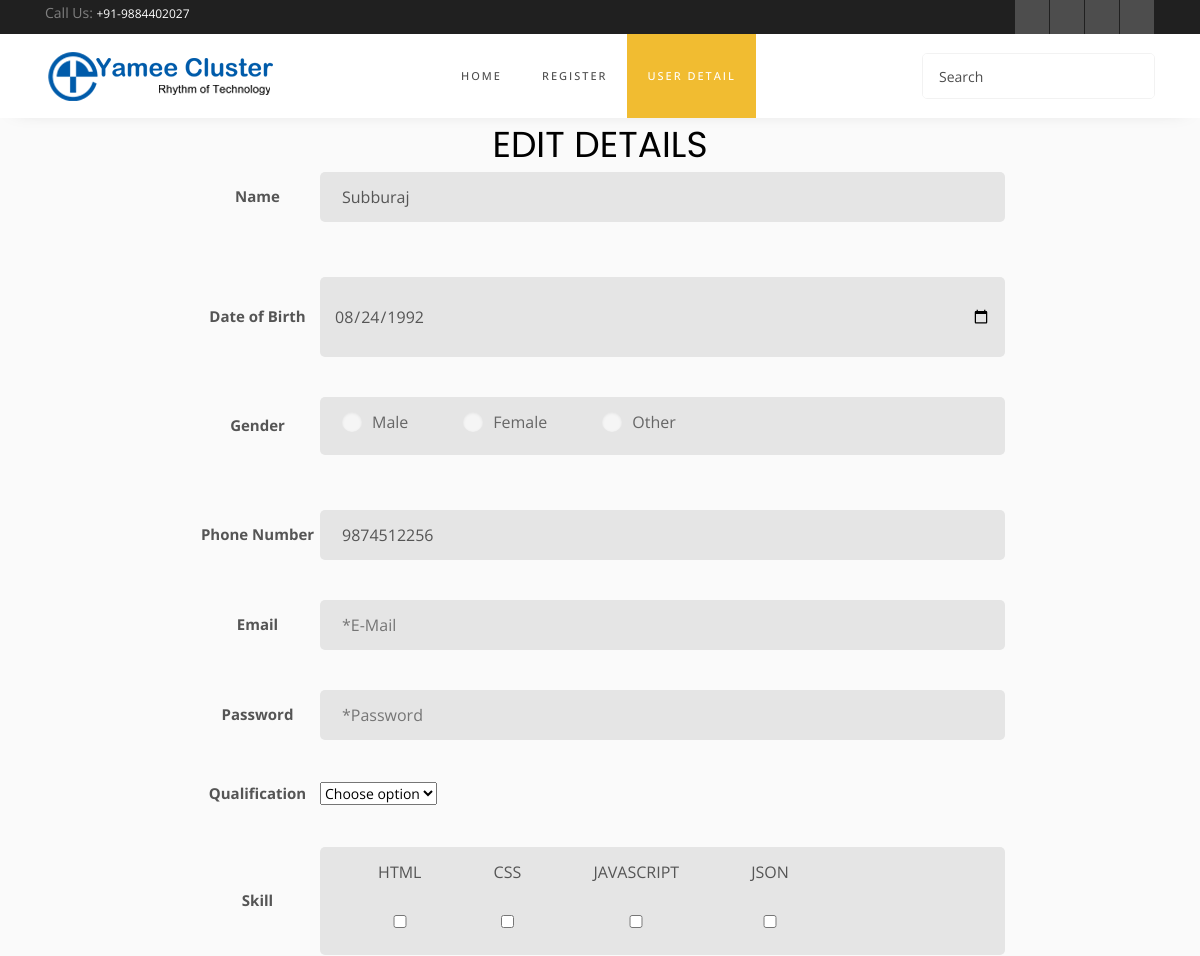
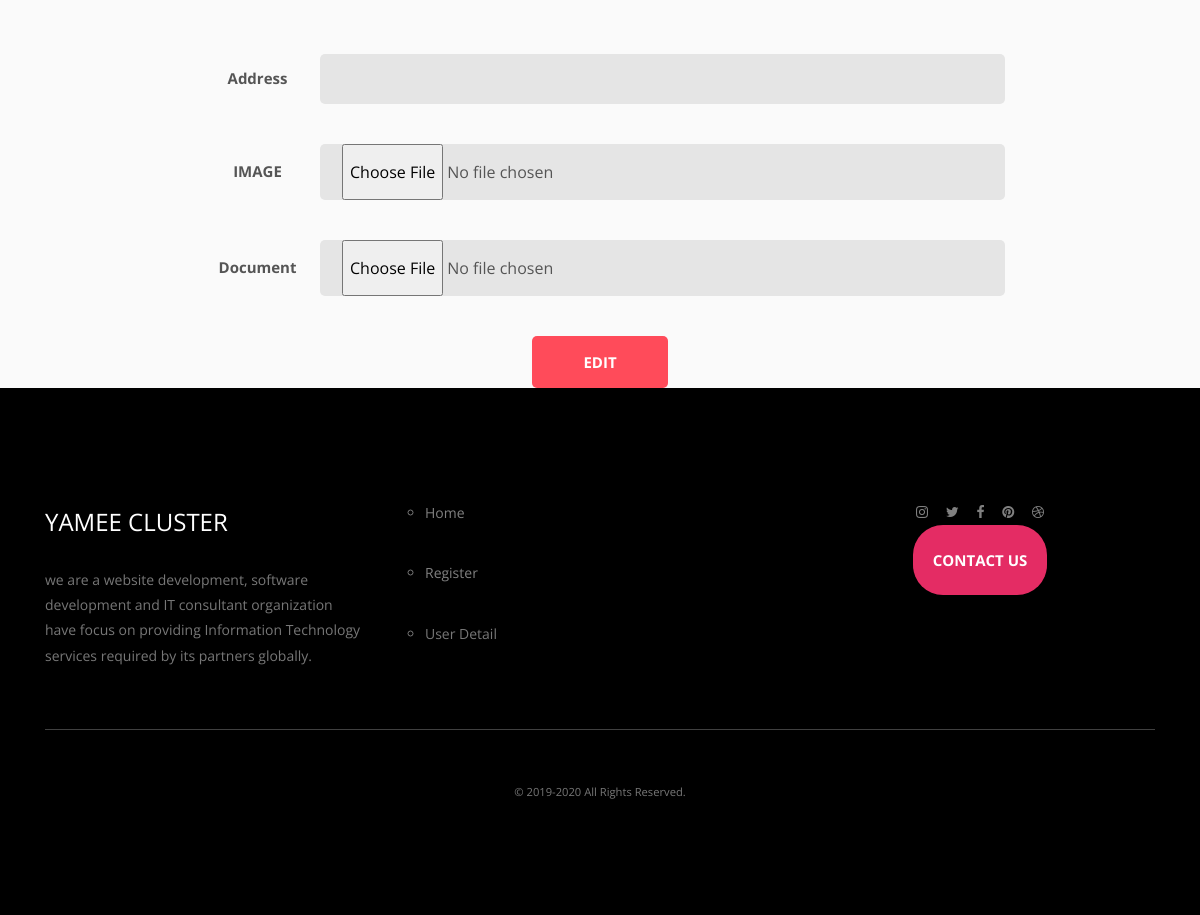
The app's page /edit.php?mes=Subburaj with its own data (2 pictures, top to bottom).
### tables this page shows
CREATE TABLE `register` (
  `name` varchar(50) DEFAULT NULL,
  `id` int(11) NOT NULL,
  `d_o_b` date DEFAULT NULL,
  `gender` varchar(30) DEFAULT NULL,
  `phone_no` bigint(20) DEFAULT NULL,
  `email` varchar(50) DEFAULT NULL,
  `user_pwd` varchar(50) DEFAULT NULL,
  `qualification` varchar(30) DEFAULT NULL,
  `skill` varchar(70) DEFAULT NULL,
  `address` varchar(80) DEFAULT NULL,
  `image` mediumblob DEFAULT NULL,
  `RESUME` blob DEFAULT NULL
);

### edit.php (the view, shortened to what this page needs)
<!doctype html>
<html lang="en">
  <head>
    <link rel="stylesheet" href="fonts/icomoon/style.css">
    <link rel="stylesheet" href="css/bootstrap.min.css">
    <link rel="stylesheet" href="css/style.css">
  </head>
  <body>
    <section class="ftco-section">
      <div class="wrap">
        <div class="container">
          <div class="row justify-content-between">
              <div class="col">
                <p class="mb-0 phone"> <span class="tel"><i class="fa fa-phone"></i>Call Us: <a href="tel:+91-9884402027">+91-9884402027</a></span></p>
              </div>
              <div class="col d-flex justify-content-end">
                <div class="social-media">
                  <p class="mb-0 d-flex">
                    <a href="#" class="d-flex align-items-center justify-content-center"><span class="fa fa-facebook"><i class="sr-only">Facebook</i></span></a>
                    <a href="#" class="d-flex align-items-center justify-content-center"><span class="fa fa-twitter"><i class="sr-only">Twitter</i></span></a>
                    <a href="#" class="d-flex align-items-center justify-content-center"><span class="fa fa-instagram"><i class="sr-only">Instagram</i></span></a>
                    <a href="#" class="d-flex align-items-center justify-content-center"><span class="fa fa-dribbble"><i class="sr-only">Dribbble</i></span></a>
                  </p>
                </div>
              </div>
          </div>
        </div>
      </div>
      <nav class="navbar navbar-expand-lg navbar-dark ftco_navbar bg-dark ftco-navbar-light" id="ftco-navbar">
        <div class="container">
          <div class="logo"><a href="javascript:;"><img src="image/vlogo.jpg" alt="yameecluster"></a></div>
          <form action="#" class="searchform order-sm-start order-lg-last">
            <div class="form-group d-flex">
              <input type="text" class="form-control pl-3" placeholder="Search">
              <button type="submit" placeholder="" class="form-control search"><span class="fa fa-search"></span></button>
            </div>
          </form>
          <div class="collapse navbar-collapse" id="ftco-nav">
            <ul class="navbar-nav m-auto">
              <li class="nav-item "><a href="index.php" class="nav-link">Home</a></li>
              <li class="nav-item"><a href="register.php" class="nav-link">Register</a></li>
              <li class="nav-item active"><a href="user.php" class="nav-link">User Detail</a></li>
            </ul>
          </div>
        </div>
      </nav>
    </section>
    <section>
    <?php
include ("config.php");
$name=$_GET['mes'];
$sqli="SELECT * FROM register WHERE name='$name'";
$result=mysqli_query($conn,$sqli);
$row = mysqli_fetch_array($result);
$a=$row['skill'];
$b=explode(",",$a);
?>
      <center>
        <h1>EDIT DETAILS</h1>
        <form  style="margin: auto; width:800px;" action="update.php" method="post" enctype="multipart/form-data">
                        <div class="form-row m-b-55">
                            <div class="name">Name</div>
                            <div class="value">
                                 <div class="input-group">
                                            <input class="input--style-5" type="text" name="name" value="<?php echo $row[0];?>"onkeyup="javascript:this.value=this.value.toUpperCase();" placeholder="Your Name *" required data-validation-required-message="Please enter your name.">
                                </div>
                             </div>
                            </div>
                        <div class="form-row">
                            <div class="name">Date of Birth</div>
                            <div class="value">
                                <div class="input-group">
                                    <input class="input--style-5" type="date" name="date" value="<?php echo $row[2];?>" placeholder="DOB*" required data-validation-required-message="Please enter your date of birth.">
                                </div>
                            </div>
                        </div>
                        <div class="form-row m-b-55">
                            <div class="name">Gender</div>
                            <div class="value">
                            <div class="input-group input--style-5">
                                <label class="radio-container m-r-55"> Male
                                    <span class="checkmark"></span>
                                  </label>
                                <label class="radio-container  m-r-55"> Female
                                    <span class="checkmark"></span>
                                  </label>
                                <label class="radio-container  m-r-55"> Other
                                    <span class="checkmark"></span>
                                  </label>
                                  </div></div></div>
                        <div class="form-row">
                            <div class="name">Phone Number</div>
                            <div class="value">
                                <div class="input-group">
                                    <input class="input--style-5" type="text" name="phonenumber" value="<?php echo $row[4];?>"maxlength="10" onkeyup="if (/\D/g.test(this.value)) this.value = this.value.replace(/\D/g,'');" placeholder="Phone number*" required data-validation-required-message="Please enter your phone number.">
                                </div>
                            </div>
                        </div>
                        <div class="form-row">
                            <div class="name">Email</div>
                            <div class="value">
                                <div class="input-group">
                                    <input class="input--style-5" <?php echo $row[5];?>autocomplete="off" type="email" placeholder="*E-Mail" name="email" required data-validation-required-message="Please enter your E-mail id.">
                                </div>
                            </div>
                        </div>
                        <div class="form-row ">
                            <div class="name">Password</div>
                            <div class="value">
                            <div class="input-group">
                                            <input class="input--style-5" type="password"<?php echo $row[6];?> placeholder="*Password" name="password" required data-validation-required-message="Please enter your Password.">
                                        </div>
                                    </div>
                                </div>
                        <div class="form-row">
                            <div class="name">Qualification</div>
                            <div class="value">
                                <div class="input-group">
                                    <div class="rs-select2  js-select-simple select--no-search">
                                        <select <?php echo $row[7];?> name="qualification">
                                            <option disabled="disabled" selected="selected">Choose option</option>
                                        </select>
                                    </div>
                                </div>
                            </div>
                        </div>
                        <div class="form-row m-b-55">
                            <div class="name">Skill</div>
                            <div class="value">
                                     <div class="input-group input--style-5">
                                     <label >HTML
                                     <input class="radio-container m-r-55"  <?php if(in_array("HTML",$b)){echo "checked";}?> type="checkbox" value="HTML" name="skill[]">
                                           </label>
                                        <label>CSS
                                        <input class="radio-container m-r-55" type="checkbox"  <?php if(in_array("CSS",$b)){echo "checked";}?>value="CSS" name="skill[]">
                                            </label>
                                        <label>JAVASCRIPT
                                        <input class="radio-container m-r-55"  type="checkbox" <?php if(in_array("JAVASCRIPT",$b)){echo "checked";}?> value="JAVASCRIPT" name="skill[]">
                                           </label>
                                        <label>JSON
                                            <input class="radio-container m-r-55"  type="checkbox" <?php if(in_array("JSON",$b)){echo "checked";}?> value="JSON" name="skill[]">
                                           </label>
                                        </div>
                                    </div>
                                </div>
                                <div class="form-row ">
                            <div class="name">Address</div>
                            <div class="value">
                            <div class="input-group">
                                            <input class="input--style-5" type="text" <?php echo $row[9];?> name="address" required data-validation-required-message="Please enter your City.">
                                        </div>
                                    </div>
                                </div>
                                <div class="form-row ">
                            <div class="name">IMAGE</div>
                            <div class="value">
                            <div class="input-group">
                                            <input class="input--style-5" type="file" <?php echo $row[10];?> name="document">
                                        </div>
                                    </div>
                                </div>
                                <div class="form-row ">
                            <div class="name">Document</div>
                            <div class="value">
                            <div class="input-group">
                                            <input class="input--style-5" type="file" <?php echo $row[11];?> name="document1">
                                        </div>
                                    </div>
                                </div>
                        <div>
                            <button class="btn btn--radius-2 btn--red"  name="edit" type="submit">EDIT</button></a>
                        </div>
                    </form>
</center>
    </section>
    <footer class="footer-48201">
      <div class="container">
        <div class="row">
          <div class="col-md-4 pr-md-5">
            <a href="#" class="footer-site-logo d-block mb-4">YAMEE CLUSTER</a>
            <p>we are a website development, software development and IT consultant organization have focus on providing Information Technology services required by its partners globally. </p>
          </div>
          <div class="col-md">
            <ul class="list-unstyled nav-links">
              <ul><li><a href="index.html">Home</a></li><br>
                <li><a href="register.html">Register</a></li><br>
                <li><a href="user.html"></a>User Detail </li><br>
          </div>
          <div class="col-md text-md-center">
            <ul class="social list-unstyled">
              <li><a href="#"><span class="icon-instagram"></span></a></li>
              <li><a href="#"><span class="icon-twitter"></span></a></li>
              <li><a href="#"><span class="icon-facebook"></span></a></li>
              <li><a href="#"><span class="icon-pinterest"></span></a></li>
              <li><a href="#"><span class="icon-dribbble"></span></a></li>
            </ul>
            <p class=""><a href="#" class="btn btn-tertiary">Contact Us</a></p>
          </div>
        </div>
        <div class="row ">
          <div class="col-12 text-center">
            <div class="copyright mt-5 pt-5">
              <p><small>&copy; 2019-2020 All Rights Reserved.</small></p>
            </div>
          </div>
        </div>
      </div>
    </footer>
  </body>
</html>

### records on screen
register: name "Subburaj", date "08/24/1992", phonenumber "9874512256"
